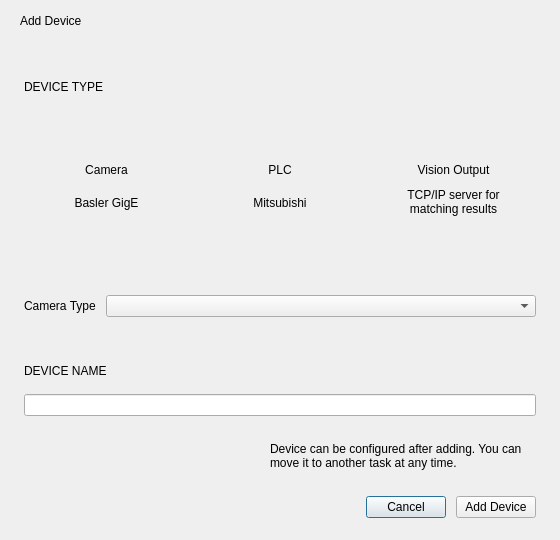
<?xml version="1.0" encoding="UTF-8"?>
<ui version="4.0">
 <class>AddDeviceWizard</class>
 <widget class="QDialog" name="AddDeviceWizard">
  <property name="geometry">
   <rect>
    <x>0</x>
    <y>0</y>
    <width>560</width>
    <height>540</height>
   </rect>
  </property>
  <property name="minimumSize">
   <size>
    <width>540</width>
    <height>0</height>
   </size>
  </property>
  <property name="windowTitle">
   <string>Add Device</string>
  </property>
  <layout class="QVBoxLayout" name="rootLayout" stretch="0,1">
   <property name="spacing">
    <number>0</number>
   </property>
   <property name="leftMargin">
    <number>0</number>
   </property>
   <property name="topMargin">
    <number>0</number>
   </property>
   <property name="rightMargin">
    <number>0</number>
   </property>
   <property name="bottomMargin">
    <number>0</number>
   </property>
   <item>
    <widget class="QFrame" name="adwHeader">
     <property name="frameShape">
      <enum>QFrame::Shape::NoFrame</enum>
     </property>
     <layout class="QHBoxLayout" name="headerLayout">
      <property name="spacing">
       <number>0</number>
      </property>
      <property name="leftMargin">
       <number>20</number>
      </property>
      <property name="topMargin">
       <number>14</number>
      </property>
      <property name="rightMargin">
       <number>20</number>
      </property>
      <property name="bottomMargin">
       <number>14</number>
      </property>
      <item>
       <layout class="QVBoxLayout" name="titleCol">
        <property name="spacing">
         <number>2</number>
        </property>
        <item>
         <widget class="QLabel" name="adwTitle">
          <property name="text">
           <string>Add Device</string>
          </property>
         </widget>
        </item>
        <item>
         <widget class="QLabel" name="adwSubtitle">
          <property name="text">
           <string/>
          </property>
         </widget>
        </item>
       </layout>
      </item>
      <item>
       <spacer name="headerSpacer">
        <property name="orientation">
         <enum>Qt::Orientation::Horizontal</enum>
        </property>
        <property name="sizeHint" stdset="0">
         <size>
          <width>40</width>
          <height>20</height>
         </size>
        </property>
       </spacer>
      </item>
     </layout>
    </widget>
   </item>
   <item>
    <widget class="QWidget" name="adwBody" native="true">
     <layout class="QVBoxLayout" name="bodyLayout">
      <property name="spacing">
       <number>16</number>
      </property>
      <property name="leftMargin">
       <number>24</number>
      </property>
      <property name="topMargin">
       <number>22</number>
      </property>
      <property name="rightMargin">
       <number>24</number>
      </property>
      <property name="bottomMargin">
       <number>22</number>
      </property>
      <item>
       <widget class="QLabel" name="adwSectionType">
        <property name="text">
         <string>DEVICE TYPE</string>
        </property>
        <property name="adwSection" stdset="0">
         <bool>true</bool>
        </property>
       </widget>
      </item>
      <item>
       <layout class="QHBoxLayout" name="cardsLayout">
        <property name="spacing">
         <number>8</number>
        </property>
        <item>
         <widget class="QFrame" name="adwCard_camera">
          <property name="minimumSize">
           <size>
            <width>0</width>
            <height>116</height>
           </size>
          </property>
          <property name="maximumSize">
           <size>
            <width>16777215</width>
            <height>116</height>
           </size>
          </property>
          <property name="cursor">
           <cursorShape>PointingHandCursor</cursorShape>
          </property>
          <property name="frameShape">
           <enum>QFrame::Shape::NoFrame</enum>
          </property>
          <property name="adwCard" stdset="0">
           <bool>true</bool>
          </property>
          <property name="selected" stdset="0">
           <bool>false</bool>
          </property>
          <layout class="QVBoxLayout" name="cardCameraLayout">
           <property name="spacing">
            <number>5</number>
           </property>
           <property name="leftMargin">
            <number>12</number>
           </property>
           <property name="topMargin">
            <number>14</number>
           </property>
           <property name="rightMargin">
            <number>12</number>
           </property>
           <property name="bottomMargin">
            <number>10</number>
           </property>
           <item>
            <widget class="QLabel" name="adwCardIcon_camera">
             <property name="alignment">
              <set>Qt::AlignmentFlag::AlignCenter</set>
             </property>
             <property name="adwCardIcon" stdset="0">
              <bool>true</bool>
             </property>
            </widget>
           </item>
           <item>
            <widget class="QLabel" name="adwCardName_camera">
             <property name="text">
              <string>Camera</string>
             </property>
             <property name="alignment">
              <set>Qt::AlignmentFlag::AlignCenter</set>
             </property>
             <property name="adwCardName" stdset="0">
              <bool>true</bool>
             </property>
             <property name="selected" stdset="0">
              <bool>false</bool>
             </property>
            </widget>
           </item>
           <item>
            <widget class="QLabel" name="adwCardDesc_camera">
             <property name="text">
              <string>Basler GigE</string>
             </property>
             <property name="alignment">
              <set>Qt::AlignmentFlag::AlignCenter</set>
             </property>
             <property name="wordWrap">
              <bool>true</bool>
             </property>
             <property name="adwCardDesc" stdset="0">
              <bool>true</bool>
             </property>
            </widget>
           </item>
          </layout>
         </widget>
        </item>
        <item>
         <widget class="QFrame" name="adwCard_plc">
          <property name="minimumSize">
           <size>
            <width>0</width>
            <height>116</height>
           </size>
          </property>
          <property name="maximumSize">
           <size>
            <width>16777215</width>
            <height>116</height>
           </size>
          </property>
          <property name="cursor">
           <cursorShape>PointingHandCursor</cursorShape>
          </property>
          <property name="frameShape">
           <enum>QFrame::Shape::NoFrame</enum>
          </property>
          <property name="adwCard" stdset="0">
           <bool>true</bool>
          </property>
          <property name="selected" stdset="0">
           <bool>false</bool>
          </property>
          <layout class="QVBoxLayout" name="cardMcLayout">
           <property name="spacing">
            <number>5</number>
           </property>
           <property name="leftMargin">
            <number>12</number>
           </property>
           <property name="topMargin">
            <number>14</number>
           </property>
           <property name="rightMargin">
            <number>12</number>
           </property>
           <property name="bottomMargin">
            <number>10</number>
           </property>
           <item>
            <widget class="QLabel" name="adwCardIcon_plc">
             <property name="alignment">
              <set>Qt::AlignmentFlag::AlignCenter</set>
             </property>
             <property name="adwCardIcon" stdset="0">
              <bool>true</bool>
             </property>
            </widget>
           </item>
           <item>
            <widget class="QLabel" name="adwCardName_plc">
             <property name="text">
              <string>PLC</string>
             </property>
             <property name="alignment">
              <set>Qt::AlignmentFlag::AlignCenter</set>
             </property>
             <property name="adwCardName" stdset="0">
              <bool>true</bool>
             </property>
             <property name="selected" stdset="0">
              <bool>false</bool>
             </property>
            </widget>
           </item>
           <item>
            <widget class="QLabel" name="adwCardDesc_plc">
             <property name="text">
              <string>Mitsubishi</string>
             </property>
             <property name="alignment">
              <set>Qt::AlignmentFlag::AlignCenter</set>
             </property>
             <property name="wordWrap">
              <bool>true</bool>
             </property>
             <property name="adwCardDesc" stdset="0">
              <bool>true</bool>
             </property>
            </widget>
           </item>
          </layout>
         </widget>
        </item>
        <item>
         <widget class="QFrame" name="adwCard_visionOutput">
          <property name="minimumSize">
           <size>
            <width>0</width>
            <height>116</height>
           </size>
          </property>
          <property name="maximumSize">
           <size>
            <width>16777215</width>
            <height>116</height>
           </size>
          </property>
          <property name="cursor">
           <cursorShape>PointingHandCursor</cursorShape>
          </property>
          <property name="frameShape">
           <enum>QFrame::Shape::NoFrame</enum>
          </property>
          <property name="adwCard" stdset="0">
           <bool>true</bool>
          </property>
          <property name="selected" stdset="0">
           <bool>false</bool>
          </property>
          <layout class="QVBoxLayout" name="cardVisionOutputLayout">
           <property name="spacing">
            <number>5</number>
           </property>
           <property name="leftMargin">
            <number>12</number>
           </property>
           <property name="topMargin">
            <number>14</number>
           </property>
           <property name="rightMargin">
            <number>12</number>
           </property>
           <property name="bottomMargin">
            <number>10</number>
           </property>
           <item>
            <widget class="QLabel" name="adwCardIcon_visionOutput">
             <property name="alignment">
              <set>Qt::AlignmentFlag::AlignCenter</set>
             </property>
             <property name="adwCardIcon" stdset="0">
              <bool>true</bool>
             </property>
            </widget>
           </item>
           <item>
            <widget class="QLabel" name="adwCardName_visionOutput">
             <property name="text">
              <string>Vision Output</string>
             </property>
             <property name="alignment">
              <set>Qt::AlignmentFlag::AlignCenter</set>
             </property>
             <property name="adwCardName" stdset="0">
              <bool>true</bool>
             </property>
             <property name="selected" stdset="0">
              <bool>false</bool>
             </property>
            </widget>
           </item>
           <item>
            <widget class="QLabel" name="adwCardDesc_visionOutput">
             <property name="text">
              <string>TCP/IP server for matching results</string>
             </property>
             <property name="alignment">
              <set>Qt::AlignmentFlag::AlignCenter</set>
             </property>
             <property name="wordWrap">
              <bool>true</bool>
             </property>
             <property name="adwCardDesc" stdset="0">
              <bool>true</bool>
             </property>
            </widget>
           </item>
          </layout>
         </widget>
        </item>
       </layout>
      </item>
      <item>
       <spacer name="verticalSpacer">
        <property name="orientation">
         <enum>Qt::Orientation::Vertical</enum>
        </property>
        <property name="sizeHint" stdset="0">
         <size>
          <width>20</width>
          <height>40</height>
         </size>
        </property>
       </spacer>
      </item>
      <item>
       <widget class="QStackedWidget" name="adwConfigStack">
        <property name="currentIndex">
         <number>0</number>
        </property>
        <widget class="QWidget" name="pgCamera">
         <layout class="QFormLayout" name="pgCameraLayout">
          <property name="horizontalSpacing">
           <number>10</number>
          </property>
          <property name="verticalSpacing">
           <number>8</number>
          </property>
          <property name="leftMargin">
           <number>0</number>
          </property>
          <property name="topMargin">
           <number>0</number>
          </property>
          <property name="rightMargin">
           <number>0</number>
          </property>
          <property name="bottomMargin">
           <number>0</number>
          </property>
          <item row="0" column="0">
           <widget class="QLabel" name="lblCameraType">
            <property name="text">
             <string>Camera Type</string>
            </property>
           </widget>
          </item>
          <item row="0" column="1">
           <widget class="CompactComboBox" name="cbxCameraType"/>
          </item>
         </layout>
        </widget>
        <widget class="QWidget" name="pgMc">
         <layout class="QFormLayout" name="pgMcLayout">
          <property name="horizontalSpacing">
           <number>10</number>
          </property>
          <property name="verticalSpacing">
           <number>8</number>
          </property>
          <property name="leftMargin">
           <number>0</number>
          </property>
          <property name="topMargin">
           <number>0</number>
          </property>
          <property name="rightMargin">
           <number>0</number>
          </property>
          <property name="bottomMargin">
           <number>0</number>
          </property>
          <item row="0" column="0">
           <widget class="QLabel" name="lblMcFrame">
            <property name="text">
             <string>Frame Type</string>
            </property>
           </widget>
          </item>
          <item row="0" column="1">
           <widget class="CompactComboBox" name="cbxMcFrameType"/>
          </item>
          <item row="1" column="0">
           <widget class="QLabel" name="lblMcCode">
            <property name="text">
             <string>Data Code</string>
            </property>
           </widget>
          </item>
          <item row="1" column="1">
           <widget class="CompactComboBox" name="cbxMcCode"/>
          </item>
         </layout>
        </widget>
        <widget class="QWidget" name="pgVisionOutput">
         <layout class="QFormLayout" name="pgVisionOutputLayout">
          <property name="horizontalSpacing">
           <number>10</number>
          </property>
          <property name="verticalSpacing">
           <number>8</number>
          </property>
          <property name="leftMargin">
           <number>0</number>
          </property>
          <property name="topMargin">
           <number>0</number>
          </property>
          <property name="rightMargin">
           <number>0</number>
          </property>
          <property name="bottomMargin">
           <number>0</number>
          </property>
          <item row="0" column="0">
           <widget class="QLabel" name="lblVisionType">
            <property name="text">
             <string>Output Type</string>
            </property>
           </widget>
          </item>
          <item row="0" column="1">
           <widget class="CompactComboBox" name="cbxVisionType"/>
          </item>
         </layout>
        </widget>
       </widget>
      </item>
      <item>
       <widget class="QLabel" name="adwSectionName">
        <property name="text">
         <string>DEVICE NAME</string>
        </property>
        <property name="adwSection" stdset="0">
         <bool>true</bool>
        </property>
       </widget>
      </item>
      <item>
       <widget class="QLineEdit" name="adwNameEdit"/>
      </item>
      <item>
       <widget class="QFrame" name="adwInfoStrip">
        <property name="frameShape">
         <enum>QFrame::Shape::NoFrame</enum>
        </property>
        <layout class="QHBoxLayout" name="infoLayout">
         <property name="spacing">
          <number>10</number>
         </property>
         <property name="leftMargin">
          <number>14</number>
         </property>
         <property name="topMargin">
          <number>10</number>
         </property>
         <property name="rightMargin">
          <number>14</number>
         </property>
         <property name="bottomMargin">
          <number>10</number>
         </property>
         <item>
          <widget class="QLabel" name="adwInfoIcon">
           <property name="alignment">
            <set>Qt::AlignmentFlag::AlignLeading|Qt::AlignmentFlag::AlignLeft|Qt::AlignmentFlag::AlignTop</set>
           </property>
          </widget>
         </item>
         <item>
          <widget class="QLabel" name="adwInfoText">
           <property name="text">
            <string>Device can be configured after adding. You can move it to another task at any time.</string>
           </property>
           <property name="wordWrap">
            <bool>true</bool>
           </property>
          </widget>
         </item>
        </layout>
       </widget>
      </item>
      <item>
       <layout class="QHBoxLayout" name="buttonRow">
        <property name="spacing">
         <number>10</number>
        </property>
        <item>
         <spacer name="btnSpacer">
          <property name="orientation">
           <enum>Qt::Orientation::Horizontal</enum>
          </property>
          <property name="sizeHint" stdset="0">
           <size>
            <width>40</width>
            <height>20</height>
           </size>
          </property>
         </spacer>
        </item>
        <item>
         <widget class="QPushButton" name="adwCancelBtn">
          <property name="cursor">
           <cursorShape>PointingHandCursor</cursorShape>
          </property>
          <property name="text">
           <string>Cancel</string>
          </property>
         </widget>
        </item>
        <item>
         <widget class="QPushButton" name="adwAddBtn">
          <property name="cursor">
           <cursorShape>PointingHandCursor</cursorShape>
          </property>
          <property name="text">
           <string>Add Device</string>
          </property>
          <property name="deviceColor" stdset="0">
           <string>camera</string>
          </property>
         </widget>
        </item>
       </layout>
      </item>
     </layout>
    </widget>
   </item>
  </layout>
 </widget>
 <customwidgets>
  <customwidget>
   <class>CompactComboBox</class>
   <extends>QComboBox</extends>
   <header location="global">ui/widgets/controls/compact_combo_box.h</header>
  </customwidget>
 </customwidgets>
 <resources/>
 <connections/>
</ui>
